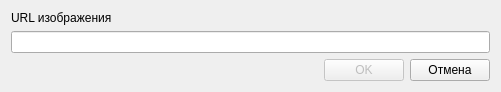
<?xml version="1.0" encoding="UTF-8"?>
<ui version="4.0">
 <class>DialogSetImageUrl</class>
 <widget class="QDialog" name="DialogSetImageUrl">
  <property name="geometry">
   <rect>
    <x>0</x>
    <y>0</y>
    <width>501</width>
    <height>90</height>
   </rect>
  </property>
  <property name="windowTitle">
   <string>URL изображения</string>
  </property>
  <layout class="QVBoxLayout" name="verticalLayout">
   <item>
    <widget class="QLabel" name="label">
     <property name="text">
      <string>URL изображения</string>
     </property>
    </widget>
   </item>
   <item>
    <widget class="QLineEdit" name="lineEdit"/>
   </item>
   <item>
    <layout class="QHBoxLayout" name="horizontalLayout">
     <item>
      <spacer name="horizontalSpacer">
       <property name="orientation">
        <enum>Qt::Horizontal</enum>
       </property>
       <property name="sizeHint" stdset="0">
        <size>
         <width>40</width>
         <height>20</height>
        </size>
       </property>
      </spacer>
     </item>
     <item>
      <widget class="QPushButton" name="pushButtonOK">
       <property name="enabled">
        <bool>false</bool>
       </property>
       <property name="text">
        <string>OK</string>
       </property>
      </widget>
     </item>
     <item>
      <widget class="QPushButton" name="pushButtonCancel">
       <property name="text">
        <string>Отмена</string>
       </property>
      </widget>
     </item>
    </layout>
   </item>
  </layout>
 </widget>
 <resources/>
 <connections/>
</ui>
